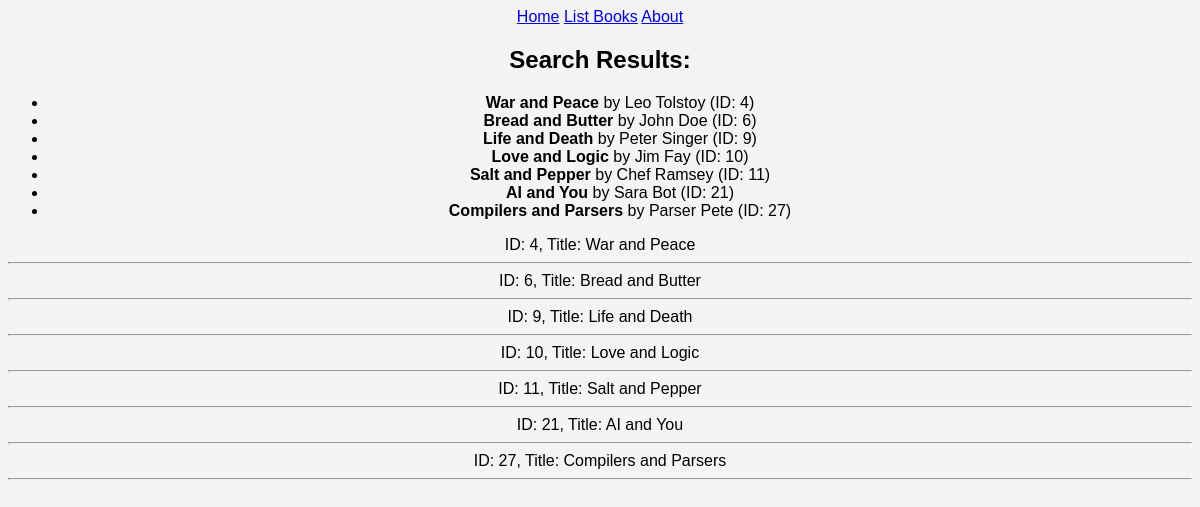
/books/simple/query/, run on the app's committed database.
### apps/bookmodule/models.py (models this page shows, shortened)
class Book(models.Model):
    title = models.CharField(max_length=50)
    author = models.CharField(max_length=50)
    price = models.FloatField(default=0.0)
    edition = models.SmallIntegerField(default=1)

### apps/bookmodule/views.py (the view)
# urls.py: path('simple/query/', views.simple_query, name='simple_query'),
def simple_query(request):
    mybooks = Book.objects.filter(title__icontains='and') # <- multiple objects
    return render(request, 'bookmodule/bookList.html', {'books': mybooks})

### apps/templates/bookmodule/booklist.html (shortened to what this page needs)
{% extends "layouts/base.html" %}
{% block content %}
<h2>Search Results:</h2>
<ul>
    {% for book in books %}
    <li>
        <strong>{{ book.title }}</strong> by {{ book.author }} (ID: {{ book.id }})
    </li>
    {% empty %}
    <li>No books found.</li>
    {% endfor %}
</ul>
{% for obj in books %}
    ID: {{ obj.id }}, Title: {{ obj.title }}<hr>
{% empty %}
    <p>No books found.</p>
{% endfor %}
{% endblock content %}

### apps/static/styles.css (style rules this page uses)
body { background-color: #f4f4f4; font-family: Arial, sans-serif; text-align: center; }

### data on the page
Book: title "War and Peace", author "Leo Tolstoy", id "4"
Book: title "Bread and Butter", author "John Doe", id "6"
Book: title "Life and Death", author "Peter Singer", id "9"
Book: title "Love and Logic", author "Jim Fay", id "10"
Book: title "Salt and Pepper", author "Chef Ramsey", id "11"
Book: title "AI and You", author "Sara Bot", id "21"
Book: title "Compilers and Parsers", author "Parser Pete", id "27"
